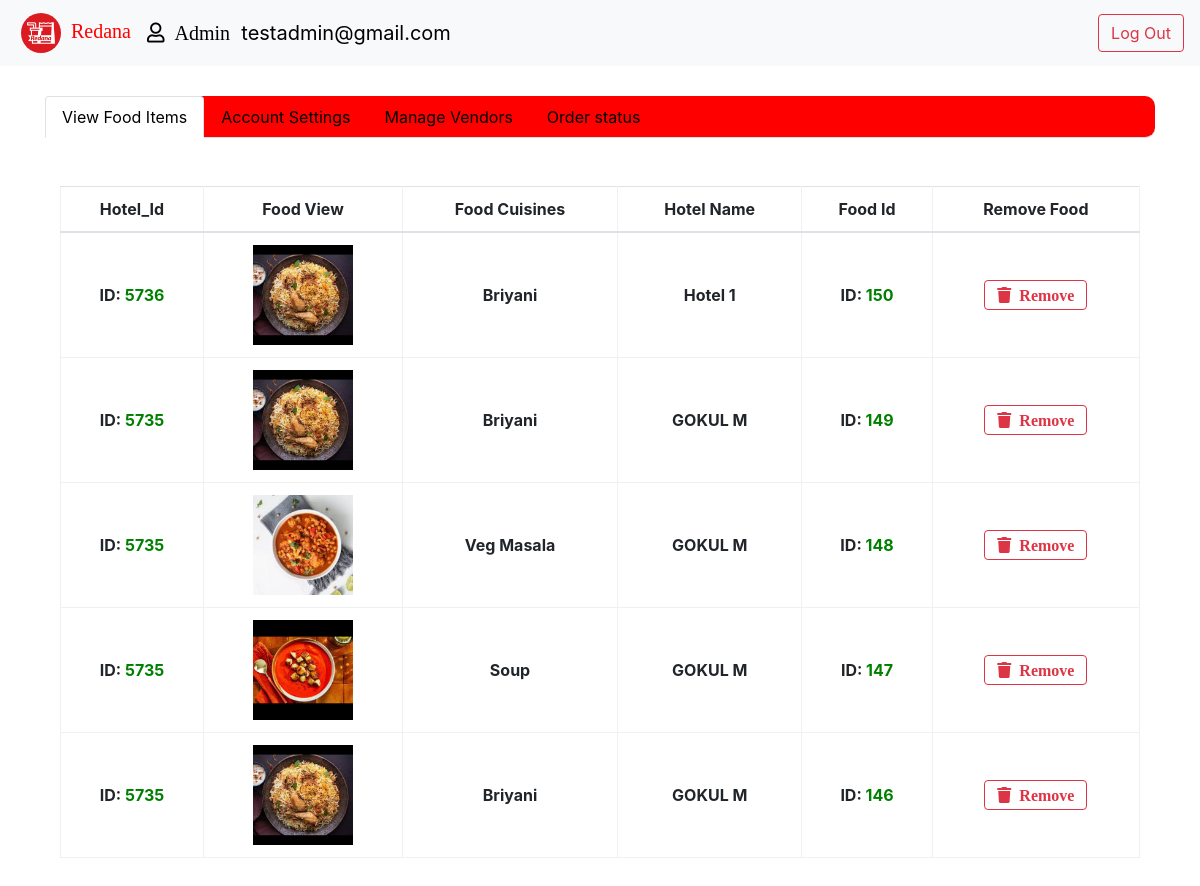
Screenshot of /admin/dashboard.php (signed in) with the database file from the repository.
### tables this page shows
CREATE TABLE `food_menu` (
  `food_id` int(11) NOT NULL,
  `vendor_id` int(11) NOT NULL,
  `food_name` varchar(50) NOT NULL,
  `food_cost` varchar(10) NOT NULL,
  `cuisines` varchar(100) NOT NULL,
  `cashondelivery` varchar(10) NOT NULL,
  `onlinepayment` varchar(10) NOT NULL,
  `food_snaps` varchar(50) NOT NULL
);

CREATE TABLE `vendorlogin` (
  `vendor_id` int(11) NOT NULL,
  `name` varchar(250) NOT NULL,
  `email` varchar(250) NOT NULL,
  `password` varchar(250) NOT NULL,
  `mobile_number` varchar(11) NOT NULL,
  `address` varchar(250) NOT NULL,
  `image` varchar(250) NOT NULL,
  `activation_code` varchar(10) NOT NULL,
  `activation_status` varchar(10) NOT NULL,
  `type` varchar(250) NOT NULL
);

### admin/dashboard.php (the view, shortened to what this page needs)
<?php
include("./requiredfiles/connectiondb.php");
if(isset($_SESSION["admin_id"])){
?>
<html>
  <head>
     <link rel="stylesheet" href="https://stackpath.bootstrapcdn.com/bootstrap/4.3.1/css/bootstrap.min.css">
        <link rel="stylesheet" href="https://use.fontawesome.com/releases/v5.8.1/css/all.css">
  </head>
	<body>
<nav  class="navbar navbar-expand-lg navbar-light bg-light fixed-top">
    <a class="navbar-brand" href="dashboard.php"><span style="color:red;font-family: 'Permanent Marker', cursive;">&nbsp;<img src="./requiredfiles/Redana-logo.png" height="40" alt="logo" style="border-radius:50%">&nbsp;&nbsp;Redana</span></a>
	<a class="navbar-brand" style="color:black;text-decoration:none"><i class="far fa-user">&nbsp;&nbsp;Admin</i>&nbsp;&nbsp;<?php echo $_SESSION["admin_username"]?></a>
    <div class="collapse navbar-collapse" id="navbarResponsive">
      <ul class="navbar-nav ml-auto">
			<li class="nav-item">
        <button name="logout" onclick="logout()"  class="btn btn-outline-danger">Log Out</button>
      </li>
      </ul>
    </div>
</nav>
<br><br><br><br>
<div class="container">
	   <ul class="nav nav-tabs nabbar_inverse" id="myTab" style="background:red;border-radius:10px 10px 10px 10px;" role="tablist">
          <li class="nav-item">
             <a class="nav-link active" style="color:black;" id="viewitem-tab" data-toggle="tab" href="#viewitem" role="tab" aria-controls="viewitem" aria-selected="true">View Food Items</a>
          </li>
          <li class="nav-item">
              <a class="nav-link"  style="color:black;" id="manageaccount-tab" data-toggle="tab" href="#manageaccount" role="tab" aria-controls="manageaccount" aria-selected="false">Account Settings</a>
          </li>
		  <li class="nav-item">
              <a class="nav-link" style="color:black;"  id="ManageVendors-tab" data-toggle="tab" href="#ManageVendors" role="tab" aria-controls="ManageVendors" aria-selected="false">Manage Vendors</a>
          </li>
		  <li class="nav-item">
              <a class="nav-link" style="color:black;" id="orderstatus-tab" data-toggle="tab" href="#orderstatus" role="tab" aria-controls="orderstatus" aria-selected="false">Order status</a>
          </li>
       </ul>
	   <br><br>
	   <div class="tab-content" id="myTabContent">
            <div class="tab-pane fade show active" id="viewitem" role="tabpanel" aria-labelledby="viewitem-tab">
                 <div class="container">
	               <table class="table" border="1" bordercolor="#F0F0F0" cellpadding="20px">
                 <thead align="center">
                    <tr>
                        <th scope="col">Hotel_Id</th>
                            <th scope="col">Food View</th>
                            <th scope="col">Food Cuisines</th>
                            <th scope="col">Hotel Name</th>
                            <th scope="col">Food Id</th>
                            <th scope="col">Remove Food</th>
                     </tr>
                 </thead>
                  <tbody align="center"  id="tbodyval">
                    <?php
                    $vendorsql = "select * from food_menu fm JOIN vendorlogin vl ON fm.vendor_id = vl.vendor_id order by food_id desc";
                    $vendores = $con->query($vendorsql);
                    if($vendores){
                      foreach($vendores as $row){
                        $imagePath = "../vendor/foodimages/".$row["food_snaps"]."";
                        echo "<tr id='vendorfood" . $row["food_id"] . "'>
                          <th>ID: <span style='color:green'>" .$row["vendor_id"]. "</span> </th>
                          <th> <img src='".$imagePath."' alt='Food Image' width='100px'> </th>
                          <th> " .$row["cuisines"]. " </th>
                          <th> " .$row["name"]. " </th>
                          <th>ID: <span style='color:green'>" .$row["food_id"]. "</span> </th>
                          <th> <button class='btn btn-outline-danger removefood' value='" .$row["food_id"]. "'> <i class='fa fa-trash' aria-hidden='true'>&nbsp;&nbsp;Remove</i> </button> </th>
                        </tr>";
                      }
                    }
                    ?>
                  </tbody>
           </table>
	 </div>
      	    </div>
	  </div>
	</div>
	<br><br><br>
</body>
</html>
<?php
}
?>

### admin/dashboard.php (style rules this page uses)
ul li a { color:black; }
ul li { list-style:none; }
.table tbody th, .table tbody td { vertical-align: middle; }

### rows the page displays
food_menu: vendor.vendor_id "5736", food_snaps (picture), cuisines "Briyani", vendor.name "Hotel 1", food_id "150"
food_menu: vendor.vendor_id "5735", food_snaps (picture), cuisines "Briyani", vendor.name "GOKUL M", food_id "149"
food_menu: vendor.vendor_id "5735", food_snaps (picture), cuisines "Veg Masala", vendor.name "GOKUL M", food_id "148"
food_menu: vendor.vendor_id "5735", food_snaps (picture), cuisines "Soup", vendor.name "GOKUL M", food_id "147"
food_menu: vendor.vendor_id "5735", food_snaps (picture), cuisines "Briyani", vendor.name "GOKUL M", food_id "146"

### other values shown
$_SESSION["admin_username"] "testadmin@gmail.com"
